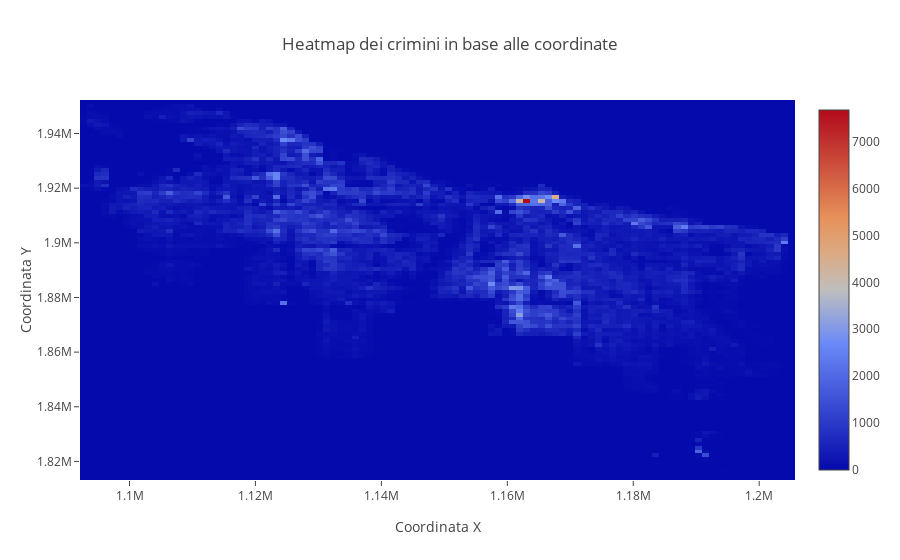

Write notebook code for a chart like this one.
### Code cell
#

print(np.shape(matriceDelitti))
trace = go.Heatmap(z=matriceDelitti,
                   x=xCoordinatesRaggruppati,
                   y=yCoordinatesRaggruppati)
data=[trace]
layout = go.Layout(
        title="Heatmap dei crimini in base alle coordinate",
        yaxis=dict(title="Coordinata Y"),
        xaxis=dict(title="Coordinata X")
)

fig = go.Figure(data=data, layout=layout)

py.iplot(fig)
print(xCoordinatesRaggruppati[0])
